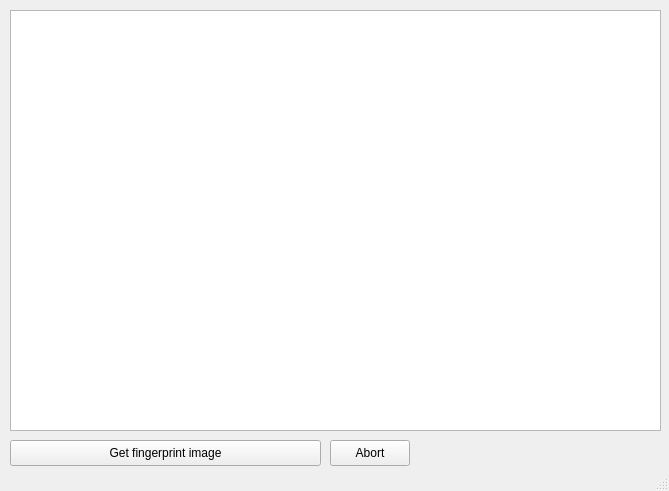
<?xml version="1.0" encoding="UTF-8"?>
<ui version="4.0">
 <class>MainWindow</class>
 <widget class="QMainWindow" name="MainWindow">
  <property name="geometry">
   <rect>
    <x>0</x>
    <y>0</y>
    <width>669</width>
    <height>491</height>
   </rect>
  </property>
  <property name="windowTitle">
   <string>MainWindow</string>
  </property>
  <widget class="QWidget" name="centralWidget">
   <widget class="QGraphicsView" name="graphicsView">
    <property name="geometry">
     <rect>
      <x>10</x>
      <y>10</y>
      <width>651</width>
      <height>421</height>
     </rect>
    </property>
    <property name="backgroundBrush">
     <brush brushstyle="SolidPattern">
      <color alpha="255">
       <red>255</red>
       <green>255</green>
       <blue>0</blue>
      </color>
     </brush>
    </property>
   </widget>
   <widget class="QPushButton" name="btnDeviceOpen">
    <property name="geometry">
     <rect>
      <x>10</x>
      <y>440</y>
      <width>311</width>
      <height>26</height>
     </rect>
    </property>
    <property name="text">
     <string>Get fingerprint image</string>
    </property>
   </widget>
   <widget class="QPushButton" name="btnDeviceClose">
    <property name="geometry">
     <rect>
      <x>330</x>
      <y>440</y>
      <width>80</width>
      <height>26</height>
     </rect>
    </property>
    <property name="text">
     <string>Abort</string>
    </property>
   </widget>
  </widget>
  <widget class="QStatusBar" name="statusBar"/>
 </widget>
 <layoutdefault spacing="6" margin="11"/>
 <resources/>
 <connections/>
</ui>
